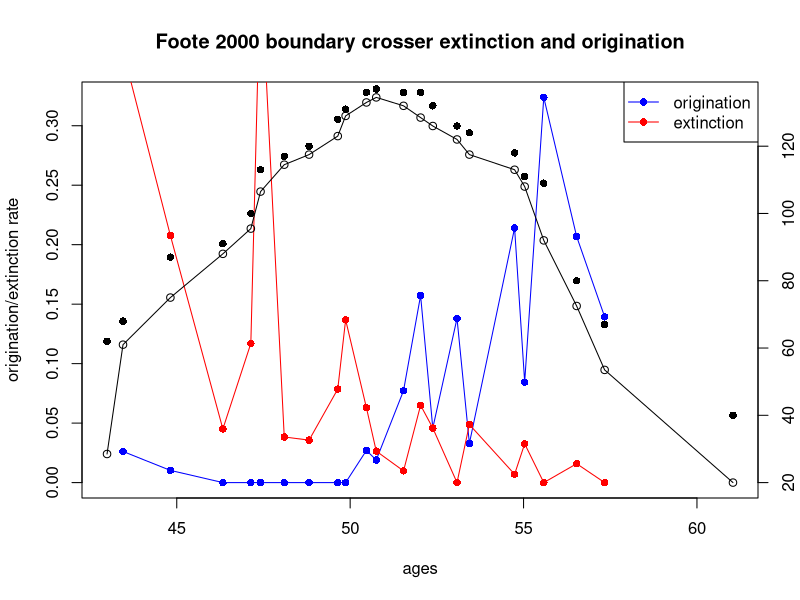

This chart was generated by the following R code:
#################################################################
#                                                               #
#       Code for calculating Extinction and Origination Rates   #
#           Following Foote 2000, Paleobiology                  #
#                                                               #
#################################################################

# Full citation: Foote, M. (2000). "Origination and extinction components of taxonomic diversity: general problems." Paleobiology 26(sp4): 74-102.

# This function takes in a counts occurrence table (rows = ages, columns = taxa) and calculates 
#   per-capita origination and exionction rates.
#   It also estimates total standing diversity
#   Output is in the form of a data frame. 

### Source both functions in this script (fads.lads.fn and foote.fn) to use foote.fn

##### 0. Turn the dataset into a counts.table #####
# Use the table function to convert a data frame with age and morphotype columns: 
# counts.table <- table(data$ages, data$morphotype)

##### 1. foote.fn #####
# output:   pp (orig) - per capita origination
#           qq (ext) - per capita extinction
#           Ndiv.est - estimated standing diversity
#           Ntot.obs - Observed Taxa
#           Norig - Number of new taxa 
#           Next - Number of taxa going extinct


foote.fn <- function(counts.table, ...) {
    
    # Numeric ages
    ages <- as.numeric(rownames(counts.table))
    
    dt<-c()                           # change in time (interval)
    for(i in 1:(length(ages))-1) {
        dt[i]<-(ages[i+1]-ages[i]) }
    
    # Taxa
    taxa <- colnames(counts.table)
    
    # Age datum table
    ad <- lad.fad.fn(counts.table, ...)
    
    ### Do he Foote calculations 
    # a) count up crossers
    
    Nfl<-c()  # singletons (no boundary crossers)
    Nbl<-c()  # bottom crossers only
    Nft<-c()  # top crossers only
    Nbt<-c()  # both bottom and top crossers
    for (i in 1:length(ages)) {
        #subset of all species present or assumed present at the time point [i]
        ad.sub<-subset(ad, fads >= ages[i] & lads <= ages[i])
        #how many of each type of occurrance are present? 
        Nfl[i] <- length(subset(ad.sub, fads==lads)[,1])  # "singletons" (no boundary cross)
        Nbl[i] <- length(subset(ad.sub, fads>=ages[i] & lads==ages[i] & fads!=lads)[,1]) # bottom crossers only
        Nft[i] <- length(subset(ad.sub, fads==ages[i] & lads<=ages[i] & fads!=lads)[,1]) # top crossers only 
        Nbt[i] <- length(subset(ad.sub, fads> ages[i] & lads< ages[i])[,1]) # both top and bottom  crossers
    }
    
    
    # b) calculate relevant metrics
    Ntot <- apply(cbind(Nfl, Nbl, Nft, Nbt), 1, sum) # total Diversity observed
    Nb   <- apply(cbind(Nbl, Nbt), 1, sum)           # All bottom boundary crossers
    Nt   <- apply(cbind(Nft, Nbt), 1, sum)           # all top boundary crossers
    No   <- apply(cbind(Nfl, Nft), 1, sum)           # number of originations
    Ne   <- apply(cbind(Nfl, Nbl), 1, sum)           # number of extinctions
    Ndiv <- apply(cbind(Nb, Nt), 1, function(x) sum(x)/2)     # estimated mean standing diversity
    pp   <- apply(cbind(Nbt, Nt, c(dt,0)), 1, function(x) {-log(x[1]/x[2]) / x[3]}) # per capita origination
    qq   <- apply(cbind(Nbt, Nb, c(0,dt)), 1, function(x) {-log(x[1]/x[2]) / x[3]}) # per capita extinction
    
    
    df.foote <- data.frame(ages = ages, orig = pp, ext = qq, Ndiv.est = Ndiv, Ntot.obs = Ntot, Norig = No, Next = Ne) #, Nfl = Nfl, Nbl = Nbl, Nft = Nft, Nbt = Nbt, Nb = Nb, Nt = Nt) for troubleshooting
    
    return(df.foote)
    
}

##### 2. lad.fad.fn #####
# takes counts.table as input. Necessary to run foote.fn

lad.fad.fn <- function(counts.table, ages.vector) {
    
    if(missing(ages.vector)) {ages.vector <- as.numeric(rownames(counts.table))}
    
    df <- data.frame(taxon = colnames(counts.table), fads = NA, lads = NA)
    
    # Iterate across each species [could probably also do this with apply, but this is easier]
    for(i in 1:dim(counts.table)[2]) {
        occur <- ages.vector[which(counts.table[,i] != 0)] # What age values are non-zero? 
        df$fads[i] <- max(occur) #first occurrence = oldest
        df$lads[i] <- min(occur) #last occurrence = youngest
    }
    
    return(df)
    
}

##### 3. foote.plot #####

foote.plot <- function(foote, ...) {
    
    # if(class(foote) == 'matrix') foote <- foote.metrics(sample.matrix)
    
    plot(foote$ages, foote$orig, col='blue', pch=16, type='o',  
         main='Foote 2000 boundary crosser extinction and origination', 
         xlab = 'ages', ylab = 'origination/extinction rate', ...)  #AgeID.unique
    points(foote$ages, foote$ext, col='red', pch=16, type='o')
    legend ('topright', legend=c('origination', 'extinction'), col=c('blue', 'red'), lty=1, pch=16)
    
    # add diversity estimated
    par(new=T)
    plot(foote$ages, foote$Ndiv.est, axes=F, type = 'o', xlab = '', ylab = '')
    axis(4)
    
    # add diversity total
    points(foote$ages, foote$Ntot, pch=16)
}

##### 4. Example Script #####

# foote <- foote(counts.table)
# foote.plot(foote)


#############################
setwd("/Users/icbissell/Documents/research/Eocene_teeth/code/morph_time")
data <- read.csv("data/ToothMorph_V0.4_Morphotypes - Chas_U1553.csv")

df1 <- data[!data$Alias=="",]
df2 <- data.frame(age = df1$Age, morphotype = df1$Alias)

counts <- table(df2)
foote <- foote.fn(counts)
foote.plot(foote)

